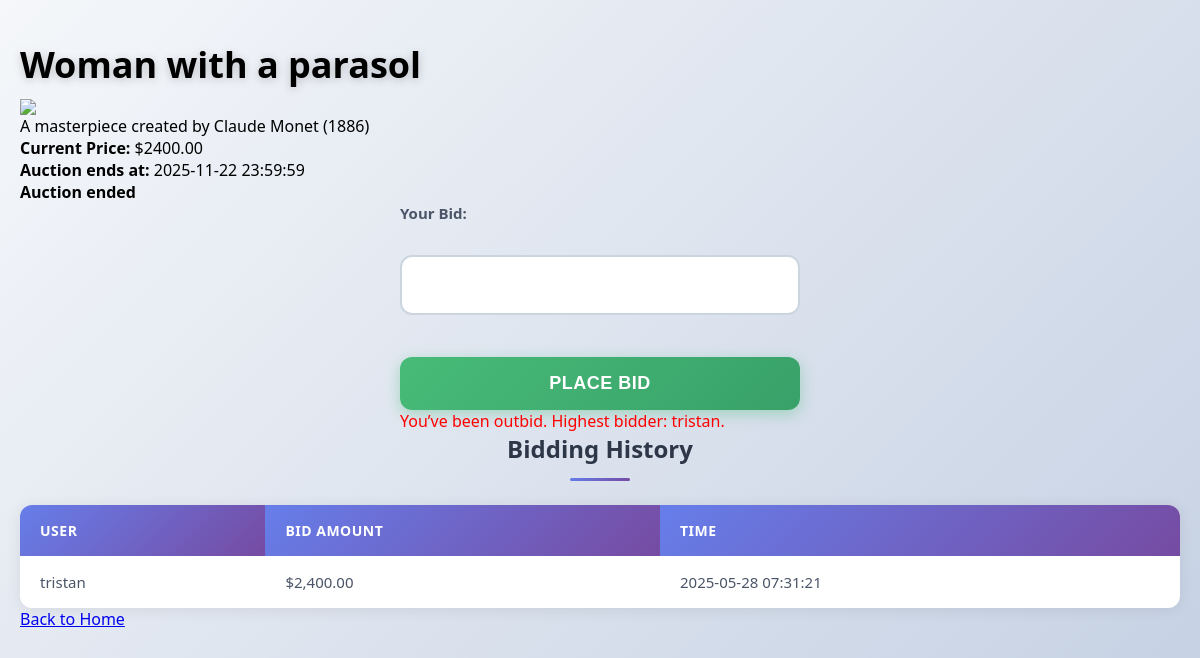
Page /bid.php?item_id=4 (signed in) on the committed database.
### tables this page shows
CREATE TABLE `items` (
  `id` int(11) NOT NULL,
  `user_id` int(11) NOT NULL,
  `title` varchar(255) NOT NULL,
  `description` text DEFAULT NULL,
  `image_url` text DEFAULT NULL,
  `starting_price` decimal(10,2) NOT NULL,
  `current_price` decimal(10,2) NOT NULL,
  `end_time` datetime DEFAULT NULL,
  `created_at` timestamp NOT NULL DEFAULT current_timestamp()
);

CREATE TABLE `bids` (
  `id` int(11) NOT NULL,
  `item_id` int(11) NOT NULL,
  `user_id` int(11) NOT NULL,
  `bid_amount` decimal(10,2) NOT NULL,
  `bid_time` timestamp NOT NULL DEFAULT current_timestamp()
);

CREATE TABLE `users` (
  `user_id` int(11) NOT NULL,
  `user_name` varchar(100) NOT NULL,
  `email` varchar(100) NOT NULL,
  `password` varchar(255) NOT NULL,
  `email_verified` tinyint(1) NOT NULL DEFAULT 0,
  `verification_token` varchar(64) DEFAULT NULL,
  `token_created_at` datetime DEFAULT NULL,
  `created_at` datetime DEFAULT current_timestamp()
);

### includes/config.php (called while the page is built, shortened)
<?php
function appBasePath() {
    static $base_path = null;
    if ($base_path !== null) {
        return $base_path;
    }
    $configured_path = getenv('APP_BASE_PATH');
    $script_name = $_SERVER['SCRIPT_NAME'] ?? '';
    $script_dir = str_replace('\\', '/', dirname($script_name));
    $base_path = ($script_dir === '/' || $script_dir === '.') ? '' : rtrim($script_dir, '/');
    return $base_path;
}
function appUrl($path = '') {
    $path = ltrim($path, '/');
    $base_path = appBasePath();
    return $base_path === '' ? '/' . $path : $base_path . '/' . $path;
}

### public/bid.php (the view, shortened to what this page needs)
<?php
require_once __DIR__ . '/../includes/db.php';
$item_id = $_GET['item_id'];
$user_id = $_SESSION['user_id'];
$sql = "SELECT * FROM items WHERE id = ?";
$stmt = mysqli_prepare($conn, $sql);
mysqli_stmt_bind_param($stmt, "i", $item_id);
mysqli_stmt_execute($stmt);
$result = mysqli_stmt_get_result($stmt);
$item = mysqli_fetch_assoc($result);
$auction_has_ended = strtotime($item['end_time']) <= time();
$next_min_bid = number_format(((float) $item['current_price']) + 0.01, 2, '.', '');
?>
<!DOCTYPE html>
<html lang="en">
<head>
    <link rel="stylesheet" href="<?php echo appUrl('css/bid_style.css'); ?>">
</head>
<body>
<h1><?php echo htmlspecialchars($item['title']); ?></h1>
<p><img src="<?php echo htmlspecialchars($item['image_url']); ?>" width="300"></p>
<p><?php echo htmlspecialchars($item['description']); ?></p>
<p><strong>Current Price:</strong> $<?php echo $item['current_price']; ?></p>
<p><strong>Auction ends at:</strong> <?php echo $item['end_time']; ?></p>
<p id="countdown" style="font-weight: bold;"></p>
<form method="post">
    <label>Your Bid:</label><br>
    <input type="number" name="bid_amount" step="0.01" min="<?php echo htmlspecialchars($next_min_bid); ?>" required <?php echo $auction_has_ended ? 'disabled' : ''; ?>><br><br>
    <button type="submit" <?php echo $auction_has_ended ? 'disabled' : ''; ?>>Place Bid</button>
    <?php require __DIR__ . '/../features/winning_status.php'; ?>
</form>
<?php require __DIR__ . '/../features/bidding_history.php'; ?>
<p><a href="<?php echo appUrl('index.php'); ?>">Back to Home</a></p>
</body>
</html>

### features/winning_status.php
<?php
$top_sql = "
  SELECT b.user_id, u.user_name
    FROM bids AS b
    JOIN users AS u ON b.user_id = u.user_id
   WHERE b.item_id = ?
ORDER BY b.bid_amount DESC, b.bid_time DESC
   LIMIT 1
";
$top_stmt = mysqli_prepare($conn, $top_sql);
mysqli_stmt_bind_param($top_stmt, "i", $item_id);
mysqli_stmt_execute($top_stmt);
$top_res = mysqli_stmt_get_result($top_stmt);
if ($top_row = mysqli_fetch_assoc($top_res)) {
    if ($top_row['user_id'] == $user_id) {
        echo "<p style='color:green;'>You’re currently the highest bidder.</p>";
    } else {
        echo "<p style='color:red;'>You’ve been outbid. Highest bidder: "
            . htmlspecialchars($top_row['user_name'])
            . ".</p>";
    }
}

### features/bidding_history.php
<?php
$history_sql = "
  SELECT b.bid_amount, b.bid_time, u.user_name
    FROM bids AS b
    JOIN users AS u ON b.user_id = u.user_id
   WHERE b.item_id = ?
ORDER BY b.bid_time DESC
";
$history_stmt = mysqli_prepare($conn, $history_sql);
mysqli_stmt_bind_param($history_stmt, "i", $item_id);
mysqli_stmt_execute($history_stmt);
$history_result = mysqli_stmt_get_result($history_stmt);
echo "<h3>Bidding History</h3>";
if (mysqli_num_rows($history_result) > 0) {
    echo "<table> <tr>
            <th>User</th><th>Bid Amount</th><th>Time</th>
          </tr>";
    while ($row = mysqli_fetch_assoc($history_result)) {
        echo "<tr>
                <td>" . htmlspecialchars($row['user_name']) . "</td>
                <td>$" . number_format($row['bid_amount'], 2) . "</td>
                <td>" . htmlspecialchars($row['bid_time']) . "</td>
              </tr>";
    }
    echo "</table>";
} else {
    echo "<p>No bids yet.</p>";
}

### public/css/bid_style.css (style rules this page uses)
* { margin: 0; padding: 0; box-sizing: border-box; }
body { font-family: 'Segoe UI', Tahoma, Geneva, Verdana, sans-serif; background: linear-gradient(135deg, #f5f7fa 0%, #c3cfe2 100%); min-height: 100vh; padding: 40px 20px; }
h1 { font-size: 36px; font-weight: 700; margin-bottom: 10px; text-shadow: 0 2px 10px rgba(0, 0, 0, 0.2); }
img { width: 100%; height: auto; display: block; object-fit: cover; }
form { max-width: 400px; margin: 0 auto; }
label { display: block; color: #4a5568; font-weight: 600; font-size: 15px; margin-bottom: 10px; }
input[type="number"] { width: 100%; padding: 16px 20px; font-size: 18px; font-weight: 600; border: 2px solid #cbd5e0; border-radius: 12px; transition: all 0.3s ease; background-color: white; color: #2d3748; font-family: inherit; }
button[type="submit"] { width: 100%; padding: 16px 24px; margin-top: 20px; background: linear-gradient(135deg, #48bb78 0%, #38a169 100%); color: white; border: none; border-radius: 12px; font-size: 18px; font-weight: 700; cursor: pointer; transition: all 0.3s ease; box-shadow: 0 4px 15px rgba(72, 187, 120, 0.4); text-transform: uppercase; letter-spacing: 0.5px; }
h3 { font-size: 24px; color: #2d3748; margin-bottom: 24px; text-align: center; position: relative; padding-bottom: 16px; }
h3::after { content: ''; position: absolute; bottom: 0; left: 50%; transform: translateX(-50%); width: 60px; height: 3px; background: linear-gradient(135deg, #667eea 0%, #764ba2 100%); border-radius: 2px; }
table { width: 100%; border-collapse: separate; border-spacing: 0; background: white; border-radius: 12px; overflow: hidden; box-shadow: 0 2px 15px rgba(0, 0, 0, 0.08); }
th { background: linear-gradient(135deg, #667eea 0%, #764ba2 100%); color: white; padding: 16px 20px; text-align: left; font-weight: 600; font-size: 14px; text-transform: uppercase; letter-spacing: 0.5px; }
td { padding: 16px 20px; color: #4a5568; font-size: 15px; border-bottom: 1px solid #e2e8f0; }
tr:last-child td { border-bottom: none; }

### rows in the picture
items: title "Woman with a parasol", description "A masterpiece created by Claude Monet (1886)", current_price "2400.00", end_time "2025-11-22 23:59:59"
bids: user.user_name "tristan", bid_amount "2,400.00", bid_time "2025-05-28 07:31:21"
